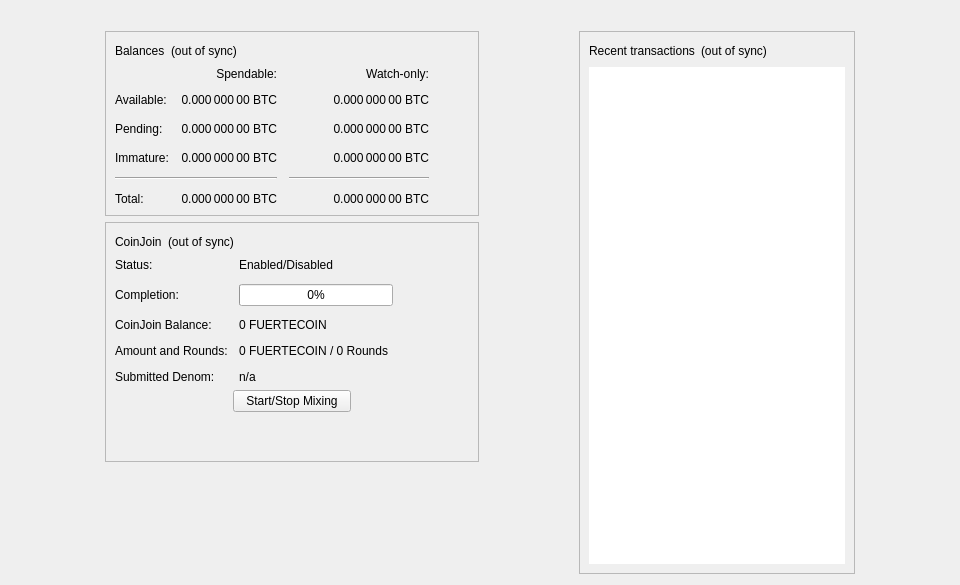
<?xml version="1.0" encoding="UTF-8"?>
<ui version="4.0">
 <class>OverviewPage</class>
 <widget class="QWidget" name="OverviewPage">
  <property name="geometry">
   <rect>
    <x>0</x>
    <y>0</y>
    <width>960</width>
    <height>585</height>
   </rect>
  </property>
  <property name="minimumSize">
   <size>
    <width>960</width>
    <height>0</height>
   </size>
  </property>
  <property name="windowTitle">
   <string>Form</string>
  </property>
  <layout class="QVBoxLayout" name="topLayout">
   <item>
    <widget class="QLabel" name="labelAlerts">
     <property name="visible">
      <bool>false</bool>
     </property>
     <property name="wordWrap">
      <bool>true</bool>
     </property>
     <property name="margin">
      <number>3</number>
     </property>
     <property name="textInteractionFlags">
      <set>Qt::TextSelectableByMouse</set>
     </property>
    </widget>
   </item>
   <item>
    <layout class="QHBoxLayout" name="horizontalLayout" stretch="1,0,1,0,1">
     <item>
      <spacer name="horizontalSpacerLeft">
       <property name="orientation">
        <enum>Qt::Horizontal</enum>
       </property>
       <property name="sizeType">
        <enum>QSizePolicy::Preferred</enum>
       </property>
       <property name="sizeHint" stdset="0">
        <size>
         <width>10</width>
         <height>20</height>
        </size>
       </property>
      </spacer>
     </item>
     <item>
      <layout class="QVBoxLayout" name="verticalLayout_2">
       <item>
        <widget class="QFrame" name="frame">
         <property name="frameShape">
          <enum>QFrame::StyledPanel</enum>
         </property>
         <property name="frameShadow">
          <enum>QFrame::Raised</enum>
         </property>
         <layout class="QVBoxLayout" name="verticalLayout_4">
          <item>
           <layout class="QHBoxLayout" name="horizontalLayout_4">
            <item>
             <widget class="QLabel" name="label_5">
              <property name="text">
               <string>Balances</string>
              </property>
             </widget>
            </item>
            <item>
             <widget class="QLabel" name="labelWalletStatus">
              <property name="toolTip">
               <string>The displayed information may be out of date. Your wallet automatically synchronizes with the Fuertecoin network after a connection is established, but this process has not completed yet.</string>
              </property>
              <property name="text">
               <string notr="true">(out of sync)</string>
              </property>
              <property name="alignment">
               <set>Qt::AlignLeading|Qt::AlignLeft|Qt::AlignVCenter</set>
              </property>
             </widget>
            </item>
            <item>
             <spacer name="horizontalSpacer_3">
              <property name="orientation">
               <enum>Qt::Horizontal</enum>
              </property>
              <property name="sizeHint" stdset="0">
               <size>
                <width>40</width>
                <height>20</height>
               </size>
              </property>
             </spacer>
            </item>
           </layout>
          </item>
          <item>
           <layout class="QGridLayout" name="gridLayout">
            <property name="spacing">
             <number>12</number>
            </property>
            <item row="2" column="2">
             <widget class="QLabel" name="labelWatchPending">
              <property name="cursor">
               <cursorShape>IBeamCursor</cursorShape>
              </property>
              <property name="toolTip">
               <string>Unconfirmed transactions to watch-only addresses</string>
              </property>
              <property name="text">
               <string notr="true">0.000 000 00 BTC</string>
              </property>
              <property name="alignment">
               <set>Qt::AlignRight|Qt::AlignTrailing|Qt::AlignVCenter</set>
              </property>
              <property name="textInteractionFlags">
               <set>Qt::LinksAccessibleByMouse|Qt::TextSelectableByKeyboard|Qt::TextSelectableByMouse</set>
              </property>
             </widget>
            </item>
            <item row="2" column="1">
             <widget class="QLabel" name="labelUnconfirmed">
              <property name="cursor">
               <cursorShape>IBeamCursor</cursorShape>
              </property>
              <property name="toolTip">
               <string>Total of transactions that have yet to be confirmed, and do not yet count toward the spendable balance</string>
              </property>
              <property name="text">
               <string notr="true">0.000 000 00 BTC</string>
              </property>
              <property name="alignment">
               <set>Qt::AlignRight|Qt::AlignTrailing|Qt::AlignVCenter</set>
              </property>
              <property name="textInteractionFlags">
               <set>Qt::LinksAccessibleByMouse|Qt::TextSelectableByKeyboard|Qt::TextSelectableByMouse</set>
              </property>
             </widget>
            </item>
            <item row="3" column="2">
             <widget class="QLabel" name="labelWatchImmature">
              <property name="cursor">
               <cursorShape>IBeamCursor</cursorShape>
              </property>
              <property name="toolTip">
               <string>Mined balance in watch-only addresses that has not yet matured</string>
              </property>
              <property name="text">
               <string notr="true">0.000 000 00 BTC</string>
              </property>
              <property name="alignment">
               <set>Qt::AlignRight|Qt::AlignTrailing|Qt::AlignVCenter</set>
              </property>
              <property name="textInteractionFlags">
               <set>Qt::LinksAccessibleByMouse|Qt::TextSelectableByKeyboard|Qt::TextSelectableByMouse</set>
              </property>
             </widget>
            </item>
            <item row="4" column="0" colspan="2">
             <widget class="Line" name="lineSpendableBalance">
              <property name="orientation">
               <enum>Qt::Horizontal</enum>
              </property>
             </widget>
            </item>
            <item row="4" column="2">
             <widget class="Line" name="lineWatchBalance">
              <property name="sizePolicy">
               <sizepolicy hsizetype="Preferred" vsizetype="Fixed">
                <horstretch>0</horstretch>
                <verstretch>0</verstretch>
               </sizepolicy>
              </property>
              <property name="minimumSize">
               <size>
                <width>140</width>
                <height>0</height>
               </size>
              </property>
              <property name="orientation">
               <enum>Qt::Horizontal</enum>
              </property>
             </widget>
            </item>
            <item row="5" column="0">
             <widget class="QLabel" name="labelTotalText">
              <property name="text">
               <string>Total:</string>
              </property>
             </widget>
            </item>
            <item row="3" column="1">
             <widget class="QLabel" name="labelImmature">
              <property name="cursor">
               <cursorShape>IBeamCursor</cursorShape>
              </property>
              <property name="toolTip">
               <string>Mined balance that has not yet matured</string>
              </property>
              <property name="text">
               <string notr="true">0.000 000 00 BTC</string>
              </property>
              <property name="alignment">
               <set>Qt::AlignRight|Qt::AlignTrailing|Qt::AlignVCenter</set>
              </property>
              <property name="textInteractionFlags">
               <set>Qt::LinksAccessibleByMouse|Qt::TextSelectableByKeyboard|Qt::TextSelectableByMouse</set>
              </property>
             </widget>
            </item>
            <item row="2" column="3">
             <spacer name="horizontalSpacer_2">
              <property name="orientation">
               <enum>Qt::Horizontal</enum>
              </property>
              <property name="sizeHint" stdset="0">
               <size>
                <width>40</width>
                <height>20</height>
               </size>
              </property>
             </spacer>
            </item>
            <item row="3" column="0">
             <widget class="QLabel" name="labelImmatureText">
              <property name="text">
               <string>Immature:</string>
              </property>
             </widget>
            </item>
            <item row="5" column="1">
             <widget class="QLabel" name="labelTotal">
              <property name="cursor">
               <cursorShape>IBeamCursor</cursorShape>
              </property>
              <property name="toolTip">
               <string>Your current total balance</string>
              </property>
              <property name="text">
               <string notr="true">0.000 000 00 BTC</string>
              </property>
              <property name="alignment">
               <set>Qt::AlignRight|Qt::AlignTrailing|Qt::AlignVCenter</set>
              </property>
              <property name="textInteractionFlags">
               <set>Qt::LinksAccessibleByMouse|Qt::TextSelectableByKeyboard|Qt::TextSelectableByMouse</set>
              </property>
             </widget>
            </item>
            <item row="5" column="2">
             <widget class="QLabel" name="labelWatchTotal">
              <property name="cursor">
               <cursorShape>IBeamCursor</cursorShape>
              </property>
              <property name="toolTip">
               <string>Current total balance in watch-only addresses</string>
              </property>
              <property name="text">
               <string notr="true">0.000 000 00 BTC</string>
              </property>
              <property name="alignment">
               <set>Qt::AlignRight|Qt::AlignTrailing|Qt::AlignVCenter</set>
              </property>
              <property name="textInteractionFlags">
               <set>Qt::LinksAccessibleByMouse|Qt::TextSelectableByKeyboard|Qt::TextSelectableByMouse</set>
              </property>
             </widget>
            </item>
            <item row="0" column="2">
             <widget class="QLabel" name="labelWatchonly">
              <property name="text">
               <string>Watch-only:</string>
              </property>
              <property name="alignment">
               <set>Qt::AlignRight|Qt::AlignTrailing|Qt::AlignVCenter</set>
              </property>
             </widget>
            </item>
            <item row="1" column="0">
             <widget class="QLabel" name="labelBalanceText">
              <property name="text">
               <string>Available:</string>
              </property>
             </widget>
            </item>
            <item row="1" column="1">
             <widget class="QLabel" name="labelBalance">
              <property name="cursor">
               <cursorShape>IBeamCursor</cursorShape>
              </property>
              <property name="toolTip">
               <string>Your current spendable balance</string>
              </property>
              <property name="text">
               <string notr="true">0.000 000 00 BTC</string>
              </property>
              <property name="alignment">
               <set>Qt::AlignRight|Qt::AlignTrailing|Qt::AlignVCenter</set>
              </property>
              <property name="textInteractionFlags">
               <set>Qt::LinksAccessibleByMouse|Qt::TextSelectableByKeyboard|Qt::TextSelectableByMouse</set>
              </property>
             </widget>
            </item>
            <item row="1" column="2">
             <widget class="QLabel" name="labelWatchAvailable">
              <property name="cursor">
               <cursorShape>IBeamCursor</cursorShape>
              </property>
              <property name="toolTip">
               <string>Your current balance in watch-only addresses</string>
              </property>
              <property name="text">
               <string notr="true">0.000 000 00 BTC</string>
              </property>
              <property name="alignment">
               <set>Qt::AlignRight|Qt::AlignTrailing|Qt::AlignVCenter</set>
              </property>
              <property name="textInteractionFlags">
               <set>Qt::LinksAccessibleByMouse|Qt::TextSelectableByKeyboard|Qt::TextSelectableByMouse</set>
              </property>
             </widget>
            </item>
            <item row="2" column="0">
             <widget class="QLabel" name="labelPendingText">
              <property name="text">
               <string>Pending:</string>
              </property>
             </widget>
            </item>
            <item row="0" column="1">
             <widget class="QLabel" name="labelSpendable">
              <property name="text">
               <string>Spendable:</string>
              </property>
              <property name="alignment">
               <set>Qt::AlignRight|Qt::AlignTrailing|Qt::AlignVCenter</set>
              </property>
             </widget>
            </item>
           </layout>
          </item>
         </layout>
        </widget>
       </item>
       <item>
        <widget class="QFrame" name="frameCoinJoin">
         <property name="layoutDirection">
          <enum>Qt::LeftToRight</enum>
         </property>
         <property name="frameShape">
          <enum>QFrame::StyledPanel</enum>
         </property>
         <property name="frameShadow">
          <enum>QFrame::Raised</enum>
         </property>
         <layout class="QVBoxLayout" name="VerticalLayout_PS1">
          <item>
           <layout class="QHBoxLayout" name="horizontalLayout_5">
            <item>
             <widget class="QLabel" name="labelCoinJoinHeader">
              <property name="text">
               <string notr="true">CoinJoin</string>
              </property>
             </widget>
            </item>
            <item>
             <widget class="QLabel" name="labelCoinJoinSyncStatus">
              <property name="toolTip">
               <string>The displayed information may be out of date. Your wallet automatically synchronizes with the Fuertecoin network after a connection is established, but this process has not completed yet.</string>
              </property>
              <property name="text">
               <string notr="true">(out of sync)</string>
              </property>
              <property name="alignment">
               <set>Qt::AlignLeading|Qt::AlignLeft|Qt::AlignVCenter</set>
              </property>
             </widget>
            </item>
            <item>
             <spacer name="horizontalSpacer_4">
              <property name="orientation">
               <enum>Qt::Horizontal</enum>
              </property>
              <property name="sizeHint" stdset="0">
               <size>
                <width>40</width>
                <height>20</height>
               </size>
              </property>
             </spacer>
            </item>
           </layout>
          </item>
          <item>
           <layout class="QFormLayout" name="coinJoinFormLayout">
            <property name="fieldGrowthPolicy">
             <enum>QFormLayout::AllNonFixedFieldsGrow</enum>
            </property>
            <property name="horizontalSpacing">
             <number>11</number>
            </property>
            <property name="verticalSpacing">
             <number>12</number>
            </property>
            <item row="0" column="0">
             <widget class="QLabel" name="labelCoinJoinEnabledText">
              <property name="text">
               <string>Status:</string>
              </property>
             </widget>
            </item>
            <item row="0" column="1">
             <widget class="QLabel" name="labelCoinJoinEnabled">
              <property name="text">
               <string>Enabled/Disabled</string>
              </property>
             </widget>
            </item>
            <item row="1" column="0">
             <widget class="QLabel" name="labelCompletitionText">
              <property name="text">
               <string>Completion:</string>
              </property>
             </widget>
            </item>
            <item row="1" column="1">
             <widget class="QProgressBar" name="coinJoinProgress">
              <property name="maximumSize">
               <size>
                <width>154</width>
                <height>16777215</height>
               </size>
              </property>
              <property name="value">
               <number>0</number>
              </property>
             </widget>
            </item>
            <item row="2" column="0">
             <widget class="QLabel" name="labelAnonymizedText">
              <property name="text">
               <string notr="true">CoinJoin Balance:</string>
              </property>
             </widget>
            </item>
            <item row="2" column="1">
             <widget class="QLabel" name="labelAnonymized">
              <property name="text">
               <string notr="true">0 FUERTECOIN</string>
              </property>
             </widget>
            </item>
            <item row="3" column="0">
             <widget class="QLabel" name="labelAmountAndRoundsText">
              <property name="text">
               <string>Amount and Rounds:</string>
              </property>
             </widget>
            </item>
            <item row="3" column="1">
             <widget class="QLabel" name="labelAmountRounds">
              <property name="text">
               <string notr="true">0 FUERTECOIN / 0 Rounds</string>
              </property>
             </widget>
            </item>
            <item row="4" column="0">
             <widget class="QLabel" name="labelSubmittedDenomText">
              <property name="text">
               <string>Submitted Denom:</string>
              </property>
             </widget>
            </item>
            <item row="4" column="1">
             <widget class="QLabel" name="labelSubmittedDenom">
              <property name="toolTip">
               <string>The denominations you submitted to the Smartnode.&lt;br&gt;To mix, other users must submit the exact same denominations.</string>
              </property>
              <property name="text">
               <string>n/a</string>
              </property>
              <property name="wordWrap">
               <bool>true</bool>
              </property>
             </widget>
            </item>
           </layout>
          </item>
          <item>
           <layout class="QVBoxLayout" name="VerticalLayout_PS">
            <item>
             <layout class="QHBoxLayout" name="horizontalLayout_3">
              <property name="topMargin">
               <number>0</number>
              </property>
              <item>
               <spacer name="horizontalSpacer_5">
                <property name="orientation">
                 <enum>Qt::Horizontal</enum>
                </property>
                <property name="sizeHint" stdset="0">
                 <size>
                  <width>40</width>
                  <height>20</height>
                 </size>
                </property>
               </spacer>
              </item>
              <item>
               <widget class="QPushButton" name="toggleCoinJoin">
                <property name="sizePolicy">
                 <sizepolicy hsizetype="MinimumExpanding" vsizetype="Fixed">
                  <horstretch>0</horstretch>
                  <verstretch>0</verstretch>
                 </sizepolicy>
                </property>
                <property name="text">
                 <string>Start/Stop Mixing</string>
                </property>
               </widget>
              </item>
              <item>
               <spacer name="horizontalSpacer_6">
                <property name="orientation">
                 <enum>Qt::Horizontal</enum>
                </property>
                <property name="sizeHint" stdset="0">
                 <size>
                  <width>40</width>
                  <height>20</height>
                 </size>
                </property>
               </spacer>
              </item>
             </layout>
            </item>
            <item>
             <spacer name="verticalSpacer_3">
              <property name="orientation">
               <enum>Qt::Vertical</enum>
              </property>
              <property name="sizeHint" stdset="0">
               <size>
                <width>20</width>
                <height>40</height>
               </size>
              </property>
             </spacer>
            </item>
           </layout>
          </item>
         </layout>
        </widget>
       </item>
       <item>
        <spacer name="verticalSpacer">
         <property name="orientation">
          <enum>Qt::Vertical</enum>
         </property>
         <property name="sizeHint" stdset="0">
          <size>
           <width>20</width>
           <height>40</height>
          </size>
         </property>
        </spacer>
       </item>
      </layout>
     </item>
     <item>
      <spacer name="horizontalSpacerCenter">
       <property name="orientation">
        <enum>Qt::Horizontal</enum>
       </property>
       <property name="sizeHint" stdset="0">
        <size>
         <width>10</width>
         <height>20</height>
        </size>
       </property>
      </spacer>
     </item>
     <item>
      <layout class="QVBoxLayout" name="verticalLayout_3">
       <item>
        <widget class="QFrame" name="frame_2">
         <property name="frameShape">
          <enum>QFrame::StyledPanel</enum>
         </property>
         <property name="frameShadow">
          <enum>QFrame::Raised</enum>
         </property>
         <layout class="QVBoxLayout" name="verticalLayout">
          <item>
           <layout class="QHBoxLayout" name="horizontalLayout_2">
            <item>
             <widget class="QLabel" name="label_4">
              <property name="text">
               <string>Recent transactions</string>
              </property>
             </widget>
            </item>
            <item>
             <widget class="QLabel" name="labelTransactionsStatus">
              <property name="toolTip">
               <string>The displayed information may be out of date. Your wallet automatically synchronizes with the Fuertecoin network after a connection is established, but this process has not completed yet.</string>
              </property>
              <property name="text">
               <string notr="true">(out of sync)</string>
              </property>
              <property name="alignment">
               <set>Qt::AlignLeading|Qt::AlignLeft|Qt::AlignVCenter</set>
              </property>
             </widget>
            </item>
            <item>
             <spacer name="horizontalSpacer">
              <property name="orientation">
               <enum>Qt::Horizontal</enum>
              </property>
              <property name="sizeHint" stdset="0">
               <size>
                <width>40</width>
                <height>20</height>
               </size>
              </property>
             </spacer>
            </item>
           </layout>
          </item>
          <item>
           <widget class="QListView" name="listTransactions">
            <property name="frameShape">
             <enum>QFrame::NoFrame</enum>
            </property>
            <property name="verticalScrollBarPolicy">
             <enum>Qt::ScrollBarAlwaysOff</enum>
            </property>
            <property name="horizontalScrollBarPolicy">
             <enum>Qt::ScrollBarAlwaysOff</enum>
            </property>
            <property name="selectionMode">
             <enum>QAbstractItemView::NoSelection</enum>
            </property>
           </widget>
          </item>
         </layout>
        </widget>
       </item>
      </layout>
     </item>
     <item>
      <spacer name="horizontalSpacerRight">
       <property name="orientation">
        <enum>Qt::Horizontal</enum>
       </property>
       <property name="sizeType">
        <enum>QSizePolicy::Preferred</enum>
       </property>
       <property name="sizeHint" stdset="0">
        <size>
         <width>10</width>
         <height>20</height>
        </size>
       </property>
      </spacer>
     </item>
    </layout>
   </item>
  </layout>
 </widget>
 <resources/>
 <connections/>
</ui>
